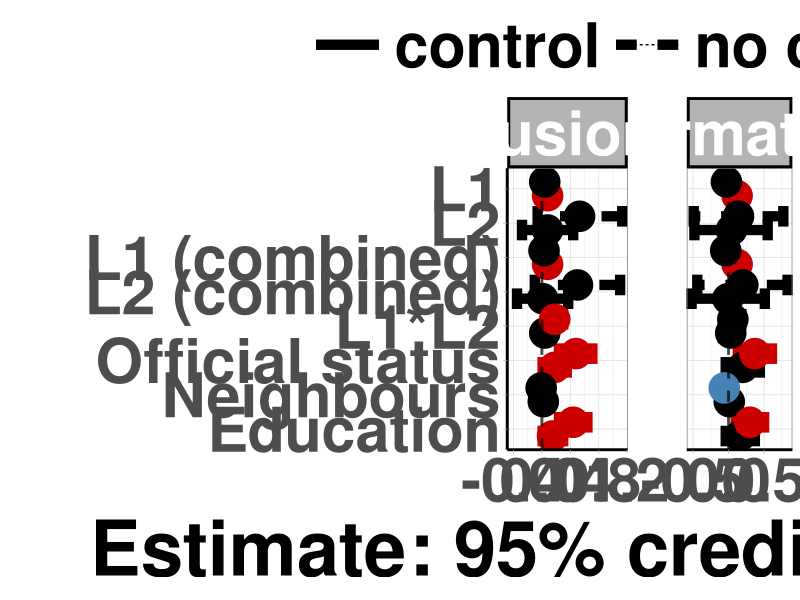
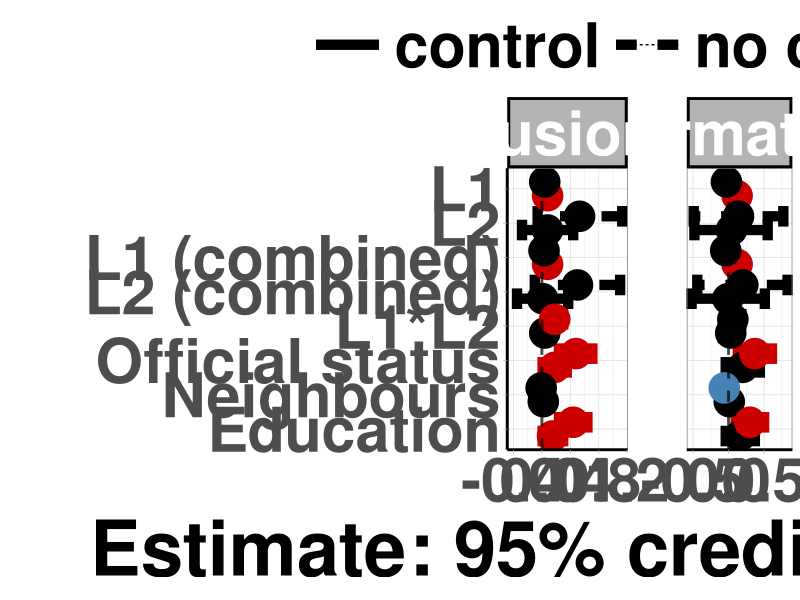
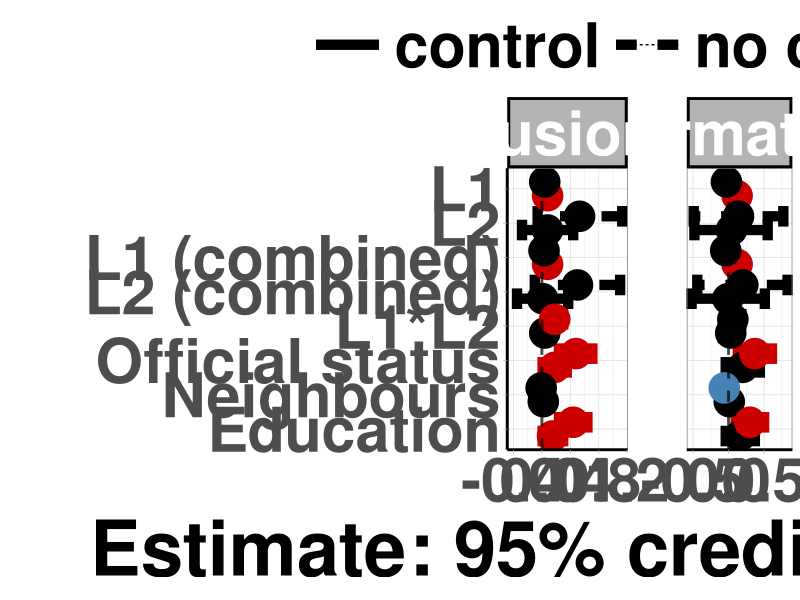
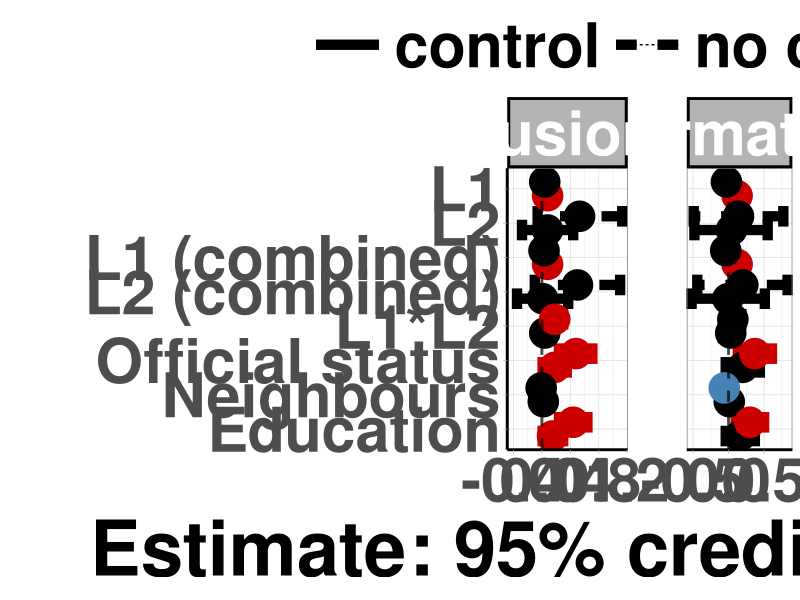
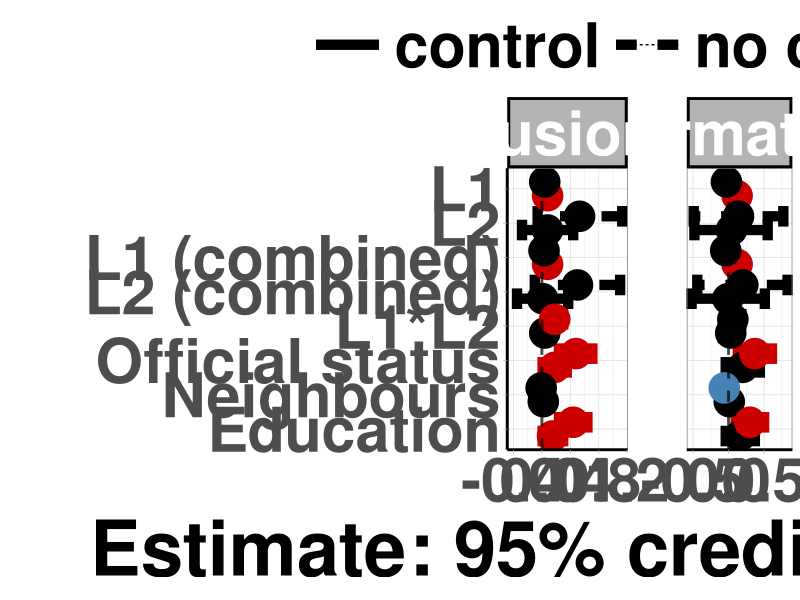
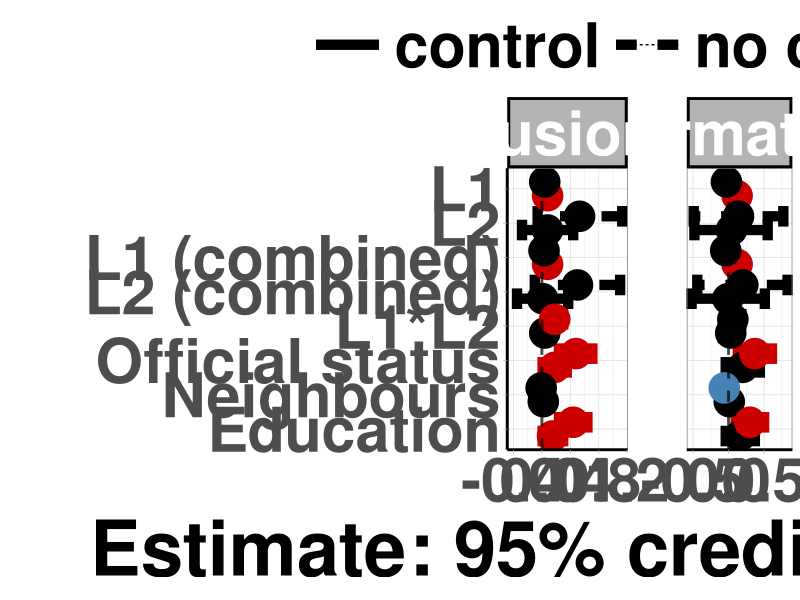
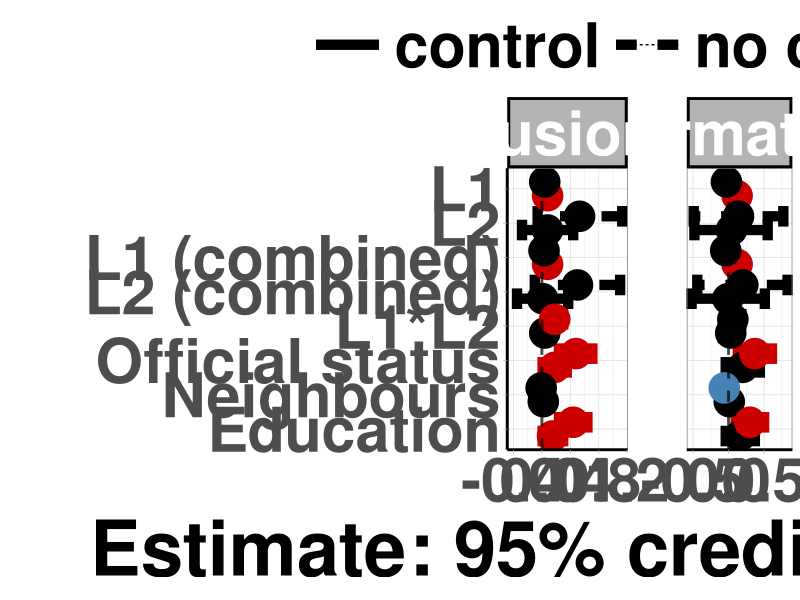
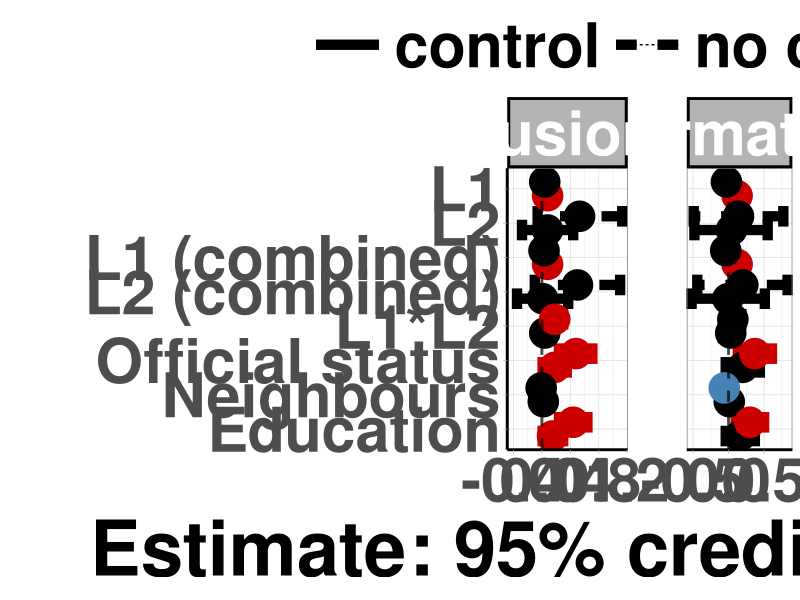

Source code (R) for these figures, in order:
suppressPackageStartupMessages({
  library(dplyr)
  library(ggplot2)
})

# script was written by Olena Shcherbakova and modified by Sam Passmore

effs_I <-
  read.csv("output_tables/ effects Informativity_social_models .csv")
effs_I$variable <- "informativity"

effs_B <-
  read.csv("output_tables/ effects Boundness_social_models .csv")
effs_B$variable <- "fusion"

effs_B <- effs_B %>%
  rename(lower = 2,
         upper = 4,
         mean = 3)

effs_I <- effs_I %>%
  rename(lower = 2,
         upper = 4,
         mean = 3)

effs_1 <- as.data.frame(rbind(effs_B, effs_I))

effs_1$control <- "yes"

effs_I <-
  read.csv("output_tables/ effects Informativity_social_only_models .csv")
effs_I$variable <- "informativity"

effs_B <-
  read.csv("output_tables/ effects Boundness_social_only_models .csv")
effs_B$variable <- "fusion"

effs_B <- effs_B %>%
  rename(lower = 2,
         upper = 4,
         mean = 3)

effs_I <- effs_I %>%
  rename(lower = 2,
         upper = 4,
         mean = 3)

effs_2 <- as.data.frame(rbind(effs_B, effs_I))
effs_2$control <- "no"

effs_1 <- effs_1 %>%
  rename(lower = 2,
         upper = 4,
         mean = 3)

effs_2 <- effs_2 %>%
  rename(lower = 2,
         upper = 4,
         mean = 3)

effs <- as.data.frame(rbind(effs_1, effs_2))

effs_main <- effs %>%
  rename(lower = 2,
         upper = 4,
         mean = 3) %>%
  filter(!grepl("nonlinear", model)) %>%
  filter(!grepl("SD", effect)) %>%
  filter(!grepl("Intercept", effect))


#removing "(linear)" part within the model column
effs_main$model <- gsub("(\\s*\\(\\w+\\))", "", effs_main$model)

#adding "combined" after L1/L1 proportion where applicable
effs_main$effect <-
  ifelse(
    grepl("L1 speakers\\+", effs_main$model),
    paste(effs_main$effect, "(combined)"),
    effs_main$effect
  )

effs_main <- effs_main %>%
  mutate(
    effect = dplyr::recode(
      effect,
      "L2 proportion (combined)" = "L2 (combined)",
      "L1*L2 proportion" = "L1*L2",
      "L2 proportion" = "L2"
    )
  )

eff_main_plot_df = effs_main %>%
  as.data.frame() %>%
  mutate_if(is.character, as.factor) %>%
  mutate(effect = factor(
    effect,
    levels = c(
      "Education",
      "Neighbours",
      "Official status",
      "L1*L2",
      "L2 (combined)",
      "L1 (combined)",
      "L2",
      "L1"
    )
  )) %>%
  mutate(importance = case_when((lower < 0 &
                                   upper < 0)  ~ "negative",
                                (lower > 0 &
                                   upper > 0)  ~ "positive",
                                (lower < 0 & upper > 0) |
                                  (lower < 0 &
                                     upper == 0) |
                                  (lower == 0 & upper > 0) ~ "no"
  )) %>%
  mutate(importance = as.factor(importance)) %>%
  mutate(importance = factor(
    importance,
    levels = c("no", "positive", "negative"),
    ordered = TRUE
  )) %>% 
  mutate(control = if_else(control == "yes", "control", "no control")) %>% 
  mutate(control = factor(control, levels = c("control", "no control"), ordered = TRUE))

dodge_width <- 0.8

effs_main_plot_bw <- ggplot(eff_main_plot_df,
                            aes(
                              y = effect,
                              x = mean,
                              linetype = control,
                              color = importance
                            )) +
  geom_errorbar(
    aes(xmin = lower, xmax = upper),
    width = 1.2,
    linewidth = 3.5,
    position = position_dodge(width = dodge_width)
  ) +
  geom_point(size = 10,
             position = position_dodge(width = dodge_width)) +
  geom_line(position = position_dodge(width = dodge_width)) +
  geom_vline(
    aes(xintercept = 0),
    linetype = 2,
    linewidth = 1,
    alpha = 0.7
  ) +
  scale_color_manual(values = c("black", "red3", "steelblue")) +
  ylab("") +
  xlab("Estimate: 95% credible interval") +
  theme_light() +
#  theme_minimal() +
facet_grid(. ~ variable, scales = "free_x", space = "free") +
  theme(
    text = element_text(size = 55, face = "bold"),
#    legend.text = element_text(size = 25),
#    axis.title = element_text(size = 25),
#    legend.title = element_text(size = 25),
#    strip.text.x = element_text(size = 25),
    legend.spacing.y = unit(2.7, 'cm'),
    legend.key.width = unit(2, 'cm'),
    legend.direction = "horizontal",
    legend.position = "top",
    legend.title = element_blank(),
    axis.line = element_line(linewidth = 1),
    strip.background = element_rect(color = "black", linewidth = 2),
    panel.spacing.x = unit(15, "mm"),
#    panel.grid = element_blank(),
    panel.border = element_rect(color = "gray 50", fill = NA)
  ) +
  guides(color = "none")


effs_main_plot_bw

ggsave(
  file = "output/effects_plot.png",
  plot = effs_main_plot_bw,
  height = 24,
  width = 30,
  dpi = 400
)


ggsave(
  file = "output/effects_plot.tiff",
  plot = effs_main_plot_bw,
  height = 22,
  width = 36,
  dpi = 400
)

effs_main_plot_bw
ggsave(
  file = "output/effects_plot.svg",
  plot = effs_main_plot_bw,
  height = 22,
  width = 36,
  dpi = 600
)

effs_main_plot_bw
ggsave(
  file = "output/effects_plot.pdf",
  plot = effs_main_plot_bw,
  height = 22,
  width = 36,
  dpi = 600
)

effs_main_plot_bw
ggsave(
  file = "output/effects_plot.jpeg",
  plot = effs_main_plot_bw,
  height = 22,
  width = 36,
  dpi = 600
)
